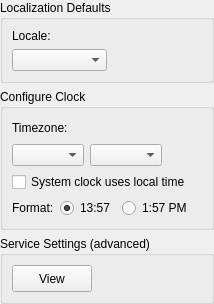
         <widget class="QWidget" name="pageLocalization">
          <layout class="QGridLayout">
           <property name="leftMargin">
            <number>0</number>
           </property>
           <property name="topMargin">
            <number>0</number>
           </property>
           <property name="rightMargin">
            <number>0</number>
           </property>
           <property name="bottomMargin">
            <number>0</number>
           </property>
           <item row="3" column="0">
            <widget class="QGroupBox" name="boxClock">
             <property name="sizePolicy">
              <sizepolicy hsizetype="MinimumExpanding" vsizetype="Minimum">
               <horstretch>0</horstretch>
               <verstretch>0</verstretch>
              </sizepolicy>
             </property>
             <property name="title">
              <string>Configure Clock</string>
             </property>
             <layout class="QGridLayout">
              <property name="leftMargin">
               <number>9</number>
              </property>
              <property name="topMargin">
               <number>9</number>
              </property>
              <property name="rightMargin">
               <number>9</number>
              </property>
              <property name="bottomMargin">
               <number>9</number>
              </property>
              <property name="spacing">
               <number>6</number>
              </property>
              <item row="2" column="2">
               <widget class="QRadioButton" name="radioClock12">
                <property name="cursor">
                 <cursorShape>PointingHandCursor</cursorShape>
                </property>
                <property name="text">
                 <string notr="true">1:57 PM</string>
                </property>
               </widget>
              </item>
              <item row="0" column="0" colspan="4">
               <layout class="QGridLayout" name="gridLayout">
                <item row="1" column="1">
                 <widget class="QComboBox" name="comboTimeZone">
                  <property name="sizePolicy">
                   <sizepolicy hsizetype="MinimumExpanding" vsizetype="Fixed">
                    <horstretch>0</horstretch>
                    <verstretch>0</verstretch>
                   </sizepolicy>
                  </property>
                  <property name="cursor">
                   <cursorShape>PointingHandCursor</cursorShape>
                  </property>
                  <property name="sizeAdjustPolicy">
                   <enum>QComboBox::AdjustToContents</enum>
                  </property>
                 </widget>
                </item>
                <item row="1" column="0">
                 <widget class="QComboBox" name="comboTimeArea">
                  <property name="sizePolicy">
                   <sizepolicy hsizetype="MinimumExpanding" vsizetype="Fixed">
                    <horstretch>0</horstretch>
                    <verstretch>0</verstretch>
                   </sizepolicy>
                  </property>
                  <property name="cursor">
                   <cursorShape>PointingHandCursor</cursorShape>
                  </property>
                 </widget>
                </item>
                <item row="0" column="0">
                 <widget class="QLabel" name="labelTimezone">
                  <property name="sizePolicy">
                   <sizepolicy hsizetype="Fixed" vsizetype="Minimum">
                    <horstretch>0</horstretch>
                    <verstretch>0</verstretch>
                   </sizepolicy>
                  </property>
                  <property name="text">
                   <string>Timezone:</string>
                  </property>
                 </widget>
                </item>
                <item row="0" column="2">
                 <spacer name="horizontalSpacer_6">
                  <property name="orientation">
                   <enum>Qt::Horizontal</enum>
                  </property>
                  <property name="sizeHint" stdset="0">
                   <size>
                    <width>40</width>
                    <height>20</height>
                   </size>
                  </property>
                 </spacer>
                </item>
               </layout>
              </item>
              <item row="2" column="0">
               <widget class="QLabel" name="labelClockFormat">
                <property name="text">
                 <string>Format:</string>
                </property>
               </widget>
              </item>
              <item row="1" column="0" colspan="4">
               <widget class="QCheckBox" name="checkLocalClock">
                <property name="cursor">
                 <cursorShape>PointingHandCursor</cursorShape>
                </property>
                <property name="text">
                 <string>System clock uses local time</string>
                </property>
               </widget>
              </item>
              <item row="2" column="3">
               <spacer>
                <property name="orientation">
                 <enum>Qt::Horizontal</enum>
                </property>
                <property name="sizeHint" stdset="0">
                 <size>
                  <width>0</width>
                  <height>0</height>
                 </size>
                </property>
               </spacer>
              </item>
              <item row="2" column="1">
               <widget class="QRadioButton" name="radioClock24">
                <property name="cursor">
                 <cursorShape>PointingHandCursor</cursorShape>
                </property>
                <property name="text">
                 <string notr="true">13:57</string>
                </property>
                <property name="checked">
                 <bool>true</bool>
                </property>
               </widget>
              </item>
             </layout>
            </widget>
           </item>
           <item row="4" column="0">
            <widget class="QGroupBox" name="boxServicesAdvanced">
             <property name="sizePolicy">
              <sizepolicy hsizetype="MinimumExpanding" vsizetype="Minimum">
               <horstretch>0</horstretch>
               <verstretch>0</verstretch>
              </sizepolicy>
             </property>
             <property name="minimumSize">
              <size>
               <width>0</width>
               <height>40</height>
              </size>
             </property>
             <property name="title">
              <string>Service Settings (advanced)</string>
             </property>
             <layout class="QHBoxLayout">
              <item>
               <widget class="QPushButton" name="pushServices">
                <property name="sizePolicy">
                 <sizepolicy hsizetype="Minimum" vsizetype="Fixed">
                  <horstretch>0</horstretch>
                  <verstretch>0</verstretch>
                 </sizepolicy>
                </property>
                <property name="minimumSize">
                 <size>
                  <width>0</width>
                  <height>27</height>
                 </size>
                </property>
                <property name="cursor">
                 <cursorShape>PointingHandCursor</cursorShape>
                </property>
                <property name="toolTip">
                 <string>Adjust which services should run at startup</string>
                </property>
                <property name="text">
                 <string>View</string>
                </property>
               </widget>
              </item>
              <item>
               <spacer>
                <property name="orientation">
                 <enum>Qt::Horizontal</enum>
                </property>
                <property name="sizeHint" stdset="0">
                 <size>
                  <width>0</width>
                  <height>0</height>
                 </size>
                </property>
               </spacer>
              </item>
             </layout>
            </widget>
           </item>
           <item row="5" column="0">
            <spacer>
             <property name="orientation">
              <enum>Qt::Vertical</enum>
             </property>
             <property name="sizeType">
              <enum>QSizePolicy::Expanding</enum>
             </property>
             <property name="sizeHint" stdset="0">
              <size>
               <width>0</width>
               <height>0</height>
              </size>
             </property>
            </spacer>
           </item>
           <item row="0" column="0">
            <widget class="QGroupBox" name="boxLocale">
             <property name="sizePolicy">
              <sizepolicy hsizetype="MinimumExpanding" vsizetype="Minimum">
               <horstretch>0</horstretch>
               <verstretch>0</verstretch>
              </sizepolicy>
             </property>
             <property name="title">
              <string>Localization Defaults</string>
             </property>
             <layout class="QGridLayout">
              <property name="leftMargin">
               <number>9</number>
              </property>
              <property name="topMargin">
               <number>9</number>
              </property>
              <property name="rightMargin">
               <number>9</number>
              </property>
              <property name="bottomMargin">
               <number>9</number>
              </property>
              <property name="spacing">
               <number>6</number>
              </property>
              <item row="1" column="1">
               <widget class="QComboBox" name="comboLocale">
                <property name="sizePolicy">
                 <sizepolicy hsizetype="MinimumExpanding" vsizetype="Fixed">
                  <horstretch>0</horstretch>
                  <verstretch>0</verstretch>
                 </sizepolicy>
                </property>
                <property name="cursor">
                 <cursorShape>PointingHandCursor</cursorShape>
                </property>
                <property name="frame">
                 <bool>true</bool>
                </property>
               </widget>
              </item>
              <item row="0" column="1">
               <widget class="QLabel" name="labelLocale">
                <property name="sizePolicy">
                 <sizepolicy hsizetype="Fixed" vsizetype="Minimum">
                  <horstretch>0</horstretch>
                  <verstretch>0</verstretch>
                 </sizepolicy>
                </property>
                <property name="text">
                 <string>Locale:</string>
                </property>
                <property name="margin">
                 <number>0</number>
                </property>
               </widget>
              </item>
              <item row="1" column="2">
               <spacer name="horizontalSpacer_5">
                <property name="orientation">
                 <enum>Qt::Horizontal</enum>
                </property>
                <property name="sizeHint" stdset="0">
                 <size>
                  <width>40</width>
                  <height>20</height>
                 </size>
                </property>
               </spacer>
              </item>
             </layout>
            </widget>
           </item>
          </layout>
         </widget>
